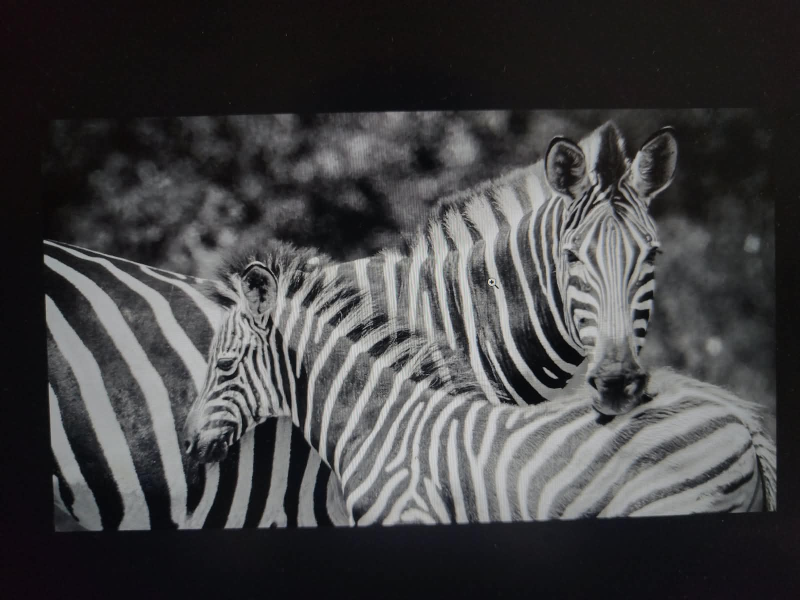
#> input picture ml/evaluation/PhonePhoto.jpeg, 1600 x 1200 px (shown at 1/2 size)
$ python -i photo.py   (imports and definitions only)
#> lines starting #> are read from the running program, lines starting #| are printed output that depends on the picture; after the words box and inside, x2 and y2 are one past the last pixel; in counts of white or black regions, pixels touching at a corner belong together
#> further down, picture is the input picture: shape (1200, 1600, 3); mean B, G, R 66.7, 65.7, 66.1
import cv2
import numpy as np

TARGET_WIDTH = 3840
TARGET_HEIGHT = 2160


def order_points(points):
    """
    Order four points as:
    top-left, top-right, bottom-right, bottom-left
    """

    points = np.array(points, dtype=np.float32)
    ordered = np.zeros((4, 2), dtype=np.float32)

    point_sum = points.sum(axis=1)
    point_diff = np.diff(points, axis=1).reshape(-1)

    ordered[0] = points[np.argmin(point_sum)]   # top-left
    ordered[2] = points[np.argmax(point_sum)]   # bottom-right
    ordered[1] = points[np.argmin(point_diff)]  # top-right
    ordered[3] = points[np.argmax(point_diff)]  # bottom-left

    return ordered


def four_point_transform(image, points, target_w=TARGET_WIDTH, target_h=TARGET_HEIGHT):
    """
    Perspective-correct the detected artifact
    and normalize it using high-fidelity LANCZOS4 interpolation.
    """

    rect = order_points(points)

    destination = np.array([
        [0, 0],
        [target_w - 1, 0],
        [target_w - 1, target_h - 1],
        [0, target_h - 1]
    ], dtype=np.float32)

    matrix = cv2.getPerspectiveTransform(
        rect,
        destination
    )

    corrected = cv2.warpPerspective(
        image,
        matrix,
        (target_w, target_h),
        flags=cv2.INTER_LANCZOS4
    )

    return corrected


def detect_artifact(image):
    """
    Detect the rectangular/trapezoidal image displayed
    on the laptop screen.
    """

    gray = cv2.cvtColor(image, cv2.COLOR_BGR2GRAY)
    blurred = cv2.GaussianBlur(gray, (7, 7), 0)
    edges = cv2.Canny(blurred, 20, 100)
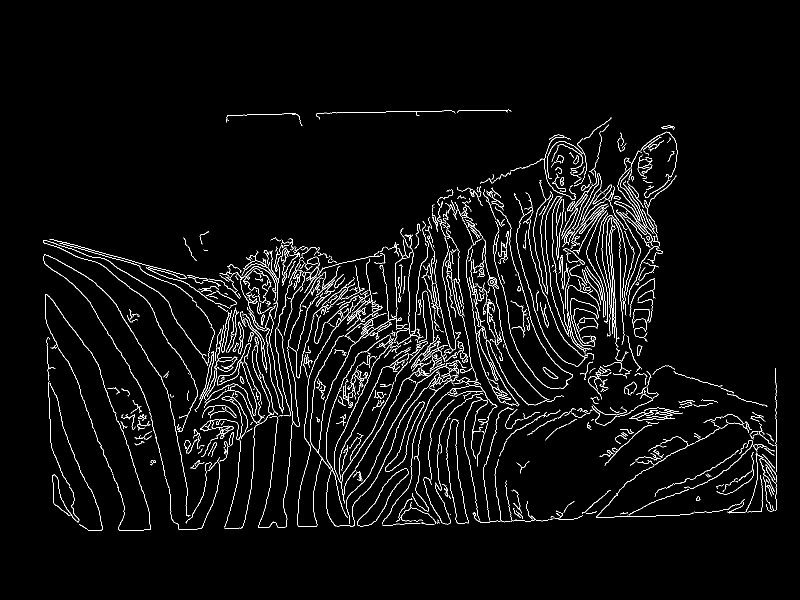
#> edges: shape (1200, 1600) (shown at 1/2 size); 3.5% white in thin lines or dots, all inside (x1, y1, x2, y2) = (86, 219, 1554, 1062)

    kernel = cv2.getStructuringElement(cv2.MORPH_RECT, (15, 15))
    edges = cv2.morphologyEx(edges, cv2.MORPH_CLOSE, kernel)
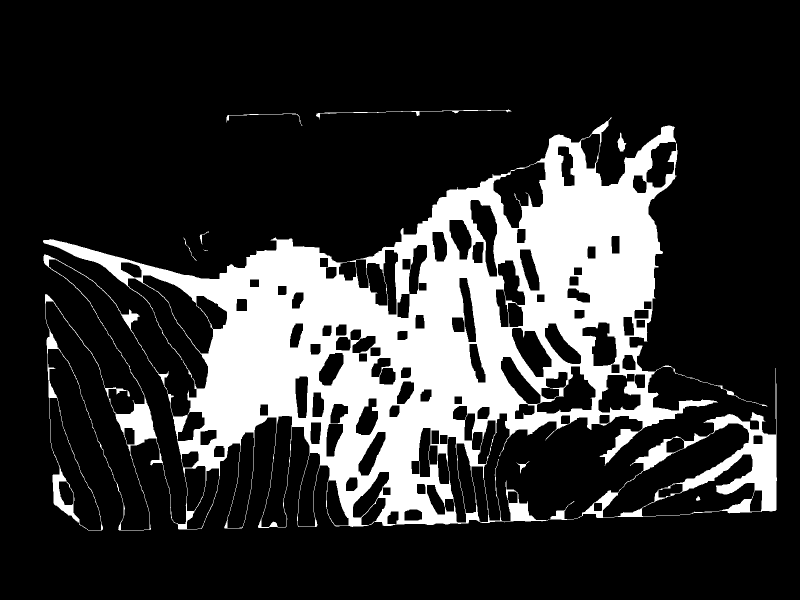
#> edges: shape (1200, 1600) (shown at 1/2 size); 19.7% white; 10 white regions (1 under 20 px), largest, box (x1, y1, x2, y2) and area: (86, 234, 1535, 1062) 356900, (1100, 736, 1554, 1040) 19449, (632, 219, 1023, 239) 668
    edges = cv2.dilate(edges, np.ones((5, 5), np.uint8), iterations=1)
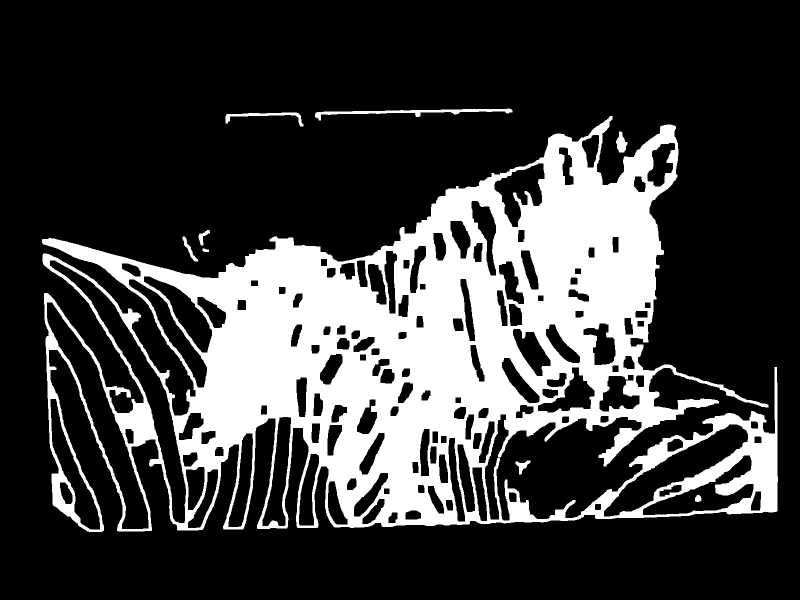
#> edges: shape (1200, 1600) (shown at 1/2 size); 24.3% white; 9 white regions

    contours, _ = cv2.findContours(edges, cv2.RETR_EXTERNAL, cv2.CHAIN_APPROX_SIMPLE)
#> contours = 8 contours; box (x1, y1, x2, y2) and area: (84, 232, 1556, 1064) 665418, (630, 217, 1025, 241) 1998, (451, 225, 607, 253) 864, (1232, 263, 1255, 305) 541, (365, 473, 396, 523) 320, (1031, 921, 1061, 949) 313, (397, 460, 420, 491) 238, (405, 497, 418, 504) 57
    image_area = image.shape[0] * image.shape[1]

    candidates = []

    for contour in contours:
        area = cv2.contourArea(contour)
        if area < image_area * 0.15:
            continue

        rectangle = cv2.minAreaRect(contour)
        width, height = rectangle[1]

        if width <= 0 or height <= 0:
            continue

        aspect_ratio = max(width, height) / min(width, height)
        if not (1.3 <= aspect_ratio <= 2.2):
            continue

        rectangle_area = width * height
        rectangularity = area / rectangle_area

        if rectangularity < 0.40:
            continue

        # Try true 4-point quadrilateral polygon approximation first for perspective skew
        peri = cv2.arcLength(contour, True)
        approx = cv2.approxPolyDP(contour, 0.02 * peri, True)
        if len(approx) == 4:
            candidates.append((area, approx.reshape(4, 2).astype(np.float32)))
        else:
            box = cv2.boxPoints(rectangle)
            candidates.append((area, np.array(box, dtype=np.float32)))
#> this loop made 8 passes
#> (area, rectangle, width, height, aspect_ratio, rectangle_area, rectangularity, peri) on pass 6: (665418, ((819.2, 652.2), (1459.3, 805.5), -2.44), 1459.3, 805.5, 1.81, 1175552.9, 0.566, 13532.5)
#> after the loop, candidates = [(665418, [[107.4, 1085.8], [73.02, 280.9], [1531, 218.7], [1565.4, 1023.5]])]

    if candidates:
        candidates.sort(key=lambda x: x[0], reverse=True)
        return candidates[0][1]

    # Brightness threshold fallback
    _, threshold = cv2.threshold(gray, 20, 255, cv2.THRESH_BINARY)
    threshold = cv2.morphologyEx(threshold, cv2.MORPH_CLOSE, kernel)
    contours, _ = cv2.findContours(threshold, cv2.RETR_EXTERNAL, cv2.CHAIN_APPROX_SIMPLE)

    candidates = []
    for contour in contours:
        area = cv2.contourArea(contour)
        if area < image_area * 0.15:
            continue

        rectangle = cv2.minAreaRect(contour)
        width, height = rectangle[1]
        if width <= 0 or height <= 0:
            continue

        aspect_ratio = max(width, height) / min(width, height)
        if not (1.3 <= aspect_ratio <= 2.2):
            continue

        box = cv2.boxPoints(rectangle)
        candidates.append((area, np.array(box, dtype=np.float32)))

    if candidates:
        candidates.sort(key=lambda x: x[0], reverse=True)
        return candidates[0][1]

    return None


# [28 lines left out: function align_with_reference, not called in this run]


def preprocess_photo(image: np.ndarray, reference: np.ndarray = None) -> np.ndarray:
    """
    Full physical-photo preprocessing pipeline:

        Phone photograph
              ↓
        Sub-pixel ORB Homography Alignment (if reference provided)
              ↓ OR (if no reference)
        Contour Artifact Detection & 4-Point Perspective Warp
              ↓
        Normalized 3840 × 2160 Output
    """

    if image is None:
        raise ValueError("Input image is None")

    if reference is not None:
        try:
            return align_with_reference(image, reference)
        except Exception:
            pass

    corners = detect_artifact(image)
#> corners = [[107.4, 1085.8], [73.02, 280.9], [1531, 218.7], [1565.4, 1023.5]]

    if corners is None:
        # Fallback to direct resize if detection fails on close-up photos
        return cv2.resize(image, (TARGET_WIDTH, TARGET_HEIGHT), interpolation=cv2.INTER_CUBIC)

    return four_point_transform(image, corners)
#> in order_points, `points = np.array(points, dtype=np.float32)`: points has the same summary as corners in preprocess_photo
#> in order_points, `ordered = np.zeros((4, 2), dtype=np.float32)`: ordered = [[0, 0], [0, 0], [0, 0], [0, 0]]
#> in order_points, `point_sum = points.sum(axis=1)`: point_sum = [1193.1, 354, 1749.7, 2588.9]
#> in order_points, `point_diff = np.diff(points, axis=1).reshape(-1)`: point_diff = [978.4, 207.9, -1312.3, -541.8]
#> in four_point_transform, `rect = order_points(points)`: rect = [[73.02, 280.9], [1531, 218.7], [1565.4, 1023.5], [107.4, 1085.8]]
#> in four_point_transform, `destination = np.array([ [0, 0], [target_w - 1, 0], [target_w - 1, tar..`: destination = [[0, 0], [3839, 0], [3839, 2159], [0, 2159]]
#> in four_point_transform, `matrix = cv2.getPerspectiveTransform( rect, destination )`: matrix = [[2.63, -0.112, -160.4], [0.114, 2.68, -760.6], [-2.59e-11, 2.21e-12, 1]]
#> in four_point_transform, `corrected = cv2.warpPerspective( image, matrix, (target_w, target_h), ..`:
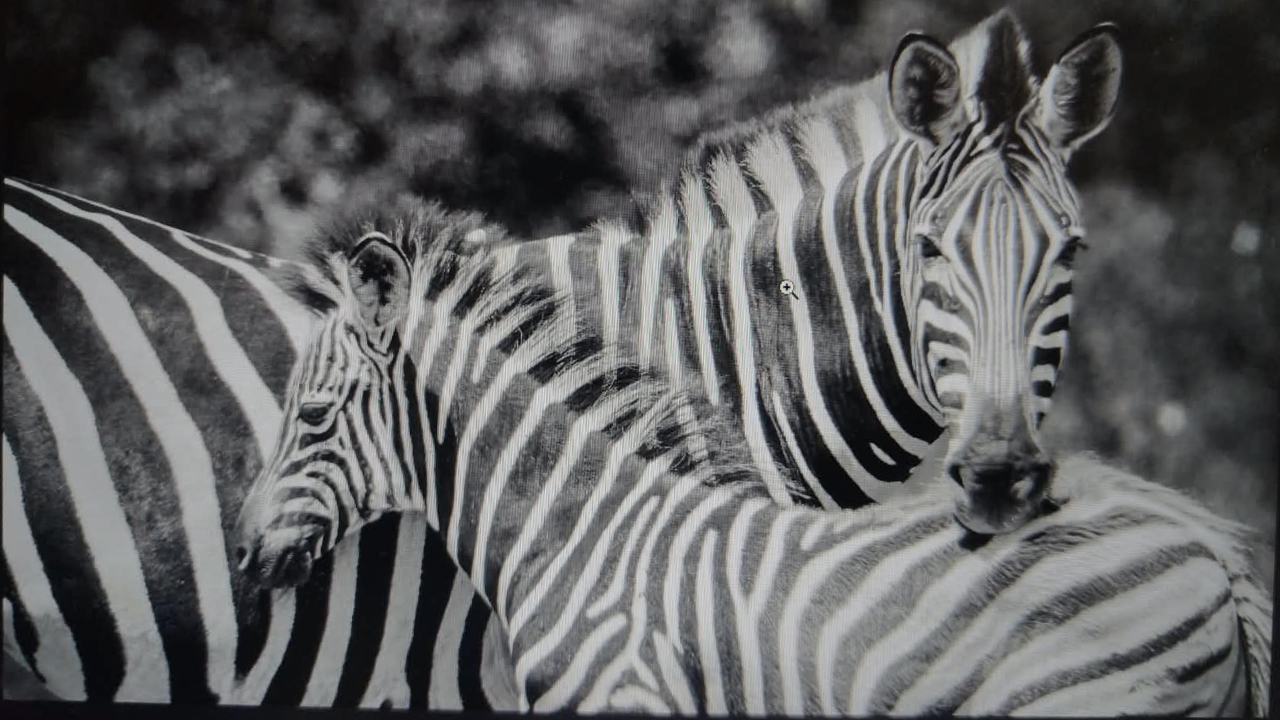
#> corrected: shape (2160, 3840, 3) (shown at 1/3 size); mean B, G, R 96.6, 95.9, 95.4

>>> import cv2
>>> picture = cv2.imread('../evaluation/PhonePhoto.jpeg')
>>> result = preprocess_photo(picture)
